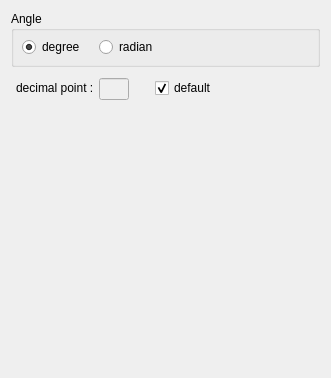
<?xml version="1.0" encoding="UTF-8"?>
<ui version="4.0">
 <class>Configuration</class>
 <widget class="QWidget" name="Configuration">
  <property name="geometry">
   <rect>
    <x>0</x>
    <y>0</y>
    <width>331</width>
    <height>378</height>
   </rect>
  </property>
  <property name="windowTitle">
   <string>Form</string>
  </property>
  <property name="styleSheet">
   <string notr="true"/>
  </property>
  <layout class="QVBoxLayout" name="verticalLayout">
   <property name="bottomMargin">
    <number>250</number>
   </property>
   <item>
    <widget class="QGroupBox" name="groupBox">
     <property name="title">
      <string>Angle</string>
     </property>
     <layout class="QHBoxLayout" name="horizontalLayout">
      <property name="leftMargin">
       <number>0</number>
      </property>
      <property name="topMargin">
       <number>0</number>
      </property>
      <property name="rightMargin">
       <number>150</number>
      </property>
      <property name="bottomMargin">
       <number>0</number>
      </property>
      <item>
       <widget class="QRadioButton" name="degreeRadioButton">
        <property name="sizePolicy">
         <sizepolicy hsizetype="Fixed" vsizetype="Fixed">
          <horstretch>0</horstretch>
          <verstretch>0</verstretch>
         </sizepolicy>
        </property>
        <property name="text">
         <string>degree</string>
        </property>
        <property name="checked">
         <bool>true</bool>
        </property>
        <attribute name="buttonGroup">
         <string notr="true">angleButtonGroup</string>
        </attribute>
       </widget>
      </item>
      <item>
       <widget class="QRadioButton" name="radianRadioButton">
        <property name="sizePolicy">
         <sizepolicy hsizetype="Fixed" vsizetype="Fixed">
          <horstretch>0</horstretch>
          <verstretch>0</verstretch>
         </sizepolicy>
        </property>
        <property name="text">
         <string>radian</string>
        </property>
        <attribute name="buttonGroup">
         <string notr="true">angleButtonGroup</string>
        </attribute>
       </widget>
      </item>
     </layout>
    </widget>
   </item>
   <item>
    <layout class="QHBoxLayout" name="horizontalLayout_2">
     <property name="spacing">
      <number>2</number>
     </property>
     <property name="leftMargin">
      <number>5</number>
     </property>
     <property name="topMargin">
      <number>5</number>
     </property>
     <property name="rightMargin">
      <number>0</number>
     </property>
     <property name="bottomMargin">
      <number>0</number>
     </property>
     <item alignment="Qt::AlignTop">
      <widget class="QLabel" name="label">
       <property name="sizePolicy">
        <sizepolicy hsizetype="Fixed" vsizetype="Fixed">
         <horstretch>0</horstretch>
         <verstretch>0</verstretch>
        </sizepolicy>
       </property>
       <property name="minimumSize">
        <size>
         <width>0</width>
         <height>19</height>
        </size>
       </property>
       <property name="text">
        <string>decimal point : </string>
       </property>
      </widget>
     </item>
     <item alignment="Qt::AlignTop">
      <widget class="QLineEdit" name="decimalLineEdit">
       <property name="enabled">
        <bool>false</bool>
       </property>
       <property name="sizePolicy">
        <sizepolicy hsizetype="Fixed" vsizetype="Fixed">
         <horstretch>0</horstretch>
         <verstretch>0</verstretch>
        </sizepolicy>
       </property>
       <property name="maximumSize">
        <size>
         <width>30</width>
         <height>16777215</height>
        </size>
       </property>
       <property name="maxLength">
        <number>2</number>
       </property>
       <property name="placeholderText">
        <string/>
       </property>
      </widget>
     </item>
     <item alignment="Qt::AlignRight|Qt::AlignTop">
      <widget class="QCheckBox" name="decimalDefaultCheckBox">
       <property name="sizePolicy">
        <sizepolicy hsizetype="Fixed" vsizetype="Fixed">
         <horstretch>0</horstretch>
         <verstretch>0</verstretch>
        </sizepolicy>
       </property>
       <property name="minimumSize">
        <size>
         <width>165</width>
         <height>20</height>
        </size>
       </property>
       <property name="text">
        <string>default</string>
       </property>
       <property name="checked">
        <bool>true</bool>
       </property>
      </widget>
     </item>
    </layout>
   </item>
  </layout>
 </widget>
 <resources/>
 <connections/>
 <buttongroups>
  <buttongroup name="angleButtonGroup"/>
 </buttongroups>
</ui>
